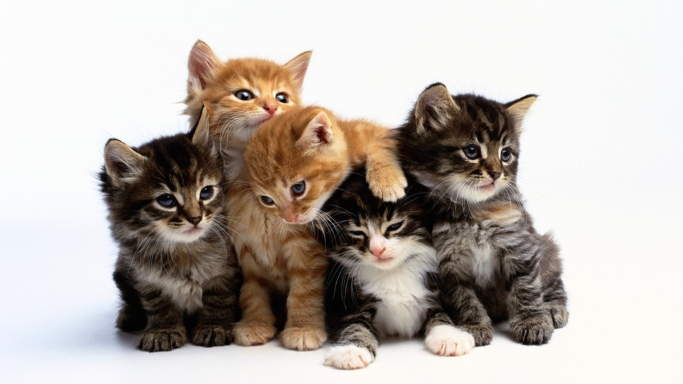
#> input picture python/Python/python/pil/fivekittems1.jpg, 1366 x 768 px (shown at 1/2 size)
$ python main.py
#> lines starting #> are read from the running program, lines starting #| are printed output that depends on the picture
# -*- coding: utf-8 -*-
from PIL import Image

img = Image.open("fivekittems1.jpg")
#> img is the input picture: PIL image 1366x768 RGB; mean R, G, B 189.5, 181.6, 175.2
box = (100, 100, 400, 400)
region = img.crop(box)
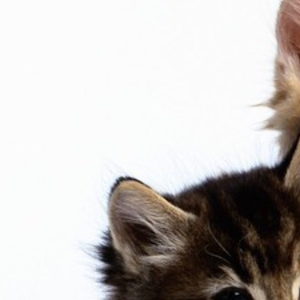
#> region: PIL image 300x300 RGB; mean R, G, B 195.3, 191.4, 188.8
img2 = img.rotate(45)
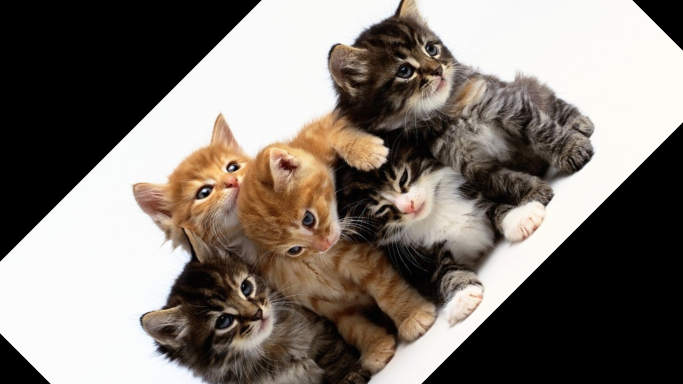
#> img2: PIL image 1366x768 RGB (shown at 1/2 size); mean R, G, B 127.7, 119.6, 112.6
img2.save("img2.jpg")
region.save("img3.jpg")
